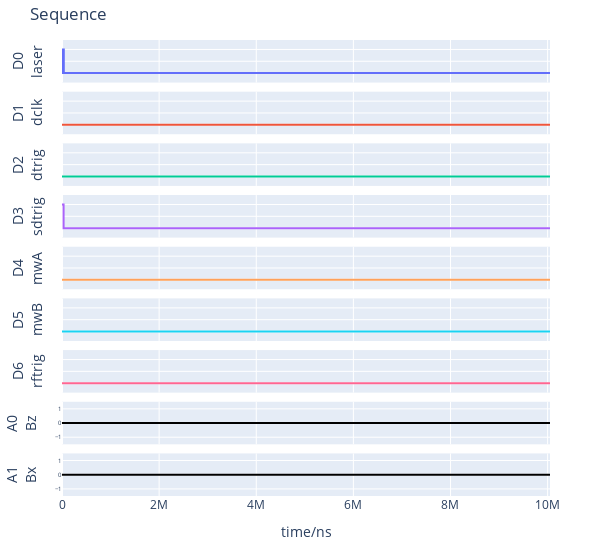

Source (notebook cell):
### Code cell
num_samples_in_segment = 512*32 
time_off=8*1024*SIDIG_timebase
wait=1e7
time_on = num_samples_in_segment * SIDIG_timebase
seq_dig=[(time_on, HIGH), (time_off, LOW),(wait,LOW)]
seq_laser=[((time_on+time_off)/4, HIGH), ((time_on+time_off)/4, LOW)]*2
seq_laserB=seq_laser+[(wait,LOW)]
hm.pg.setDigital('sdtrig',seq_dig)
hm.pg.setDigital('laser',seq_laser)
hm.pg.setTrigger(start=TriggerStart.SOFTWARE, rearm=TriggerRearm.MANUAL)
hm.pg.plotSeq(plot_all=False)

### Figure 1 — Plotly figure (JSON) as saved in the notebook; plotly's stock layout.template omitted (floating-point values rounded to 4 significant figures)
{"data": [{"line": {"shape": "hv"}, "mode": "lines", "name": "D0", "type": "scatter", "x": [0, 12288, 24576, 36864, 49152, 10049152], "xaxis": "x", "y": [1, 0, 1, 0, 0, 0], "yaxis": "y"}, {"line": {"shape": "hv"}, "mode": "lines", "name": "D1", "type": "scatter", "x": [0, 10049152], "xaxis": "x2", "y": [0, 0], "yaxis": "y2"}, {"line": {"shape": "hv"}, "mode": "lines", "name": "D2", "type": "scatter", "x": [0, 10049152], "xaxis": "x3", "y": [0, 0], "yaxis": "y3"}, {"line": {"shape": "hv"}, "mode": "lines", "name": "D3", "type": "scatter", "x": [0, 32768, 49152, 10049152], "xaxis": "x4", "y": [1, 0, 0, 0], "yaxis": "y4"}, {"line": {"shape": "hv"}, "mode": "lines", "name": "D4", "type": "scatter", "x": [0, 10049152], "xaxis": "x5", "y": [0, 0], "yaxis": "y5"}, {"line": {"shape": "hv"}, "mode": "lines", "name": "D5", "type": "scatter", "x": [0, 10049152], "xaxis": "x6", "y": [0, 0], "yaxis": "y6"}, {"line": {"shape": "hv"}, "mode": "lines", "name": "D6", "type": "scatter", "x": [0, 10049152], "xaxis": "x7", "y": [0, 0], "yaxis": "y7"}, {"line": {"color": "black", "shape": "hv"}, "mode": "lines", "name": "A0", "type": "scatter", "x": [0, 10049152], "xaxis": "x8", "y": [0, 0], "yaxis": "y8"}, {"line": {"color": "black", "shape": "hv"}, "mode": "lines", "name": "A1", "type": "scatter", "x": [0, 10049152], "xaxis": "x9", "y": [0, 0], "yaxis": "y9"}], "layout": {"height": 550, "margin": {"b": 40, "l": 50, "r": 50, "t": 40}, "showlegend": false, "title": {"text": "Sequence"}, "width": 600, "xaxis": {"anchor": "y", "domain": [0, 1], "matches": "x9", "showticklabels": false}, "xaxis2": {"anchor": "y2", "domain": [0, 1], "matches": "x9", "showticklabels": false}, "xaxis3": {"anchor": "y3", "domain": [0, 1], "matches": "x9", "showticklabels": false}, "xaxis4": {"anchor": "y4", "domain": [0, 1], "matches": "x9", "showticklabels": false}, "xaxis5": {"anchor": "y5", "domain": [0, 1], "matches": "x9", "showticklabels": false}, "xaxis6": {"anchor": "y6", "domain": [0, 1], "matches": "x9", "showticklabels": false}, "xaxis7": {"anchor": "y7", "domain": [0, 1], "matches": "x9", "showticklabels": false}, "xaxis8": {"anchor": "y8", "domain": [0, 1], "matches": "x9", "showticklabels": false}, "xaxis9": {"anchor": "y9", "domain": [0, 1], "title": {"text": "time/ns"}}, "yaxis": {"anchor": "x", "domain": [0.9067, 1], "range": [-0.4, 1.4], "showticklabels": false, "title": {"text": "D0<br>laser"}}, "yaxis2": {"anchor": "x2", "domain": [0.7933, 0.8867], "range": [-0.4, 1.4], "showticklabels": false, "title": {"text": "D1<br>dclk"}}, "yaxis3": {"anchor": "x3", "domain": [0.68, 0.7733], "range": [-0.4, 1.4], "showticklabels": false, "title": {"text": "D2<br>dtrig"}}, "yaxis4": {"anchor": "x4", "domain": [0.5667, 0.66], "range": [-0.4, 1.4], "showticklabels": false, "title": {"text": "D3<br>sdtrig"}}, "yaxis5": {"anchor": "x5", "domain": [0.4533, 0.5467], "range": [-0.4, 1.4], "showticklabels": false, "title": {"text": "D4<br>mwA"}}, "yaxis6": {"anchor": "x6", "domain": [0.34, 0.4333], "range": [-0.4, 1.4], "showticklabels": false, "title": {"text": "D5<br>mwB"}}, "yaxis7": {"anchor": "x7", "domain": [0.2267, 0.32], "range": [-0.4, 1.4], "showticklabels": false, "title": {"text": "D6<br>rftrig"}}, "yaxis8": {"anchor": "x8", "domain": [0.1133, 0.2067], "range": [-1.5, 1.5], "tickfont": {"size": 6}, "title": {"text": "A0<br>Bz"}}, "yaxis9": {"anchor": "x9", "domain": [0, 0.09333], "range": [-1.5, 1.5], "tickfont": {"size": 6}, "title": {"text": "A1<br>Bx"}}}}
